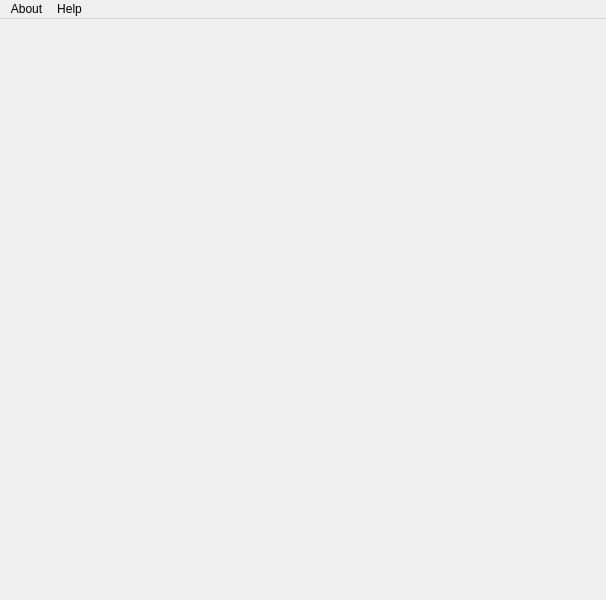
<?xml version="1.0" encoding="UTF-8"?>
<ui version="4.0">
 <class>MainWindow</class>
 <widget class="QMainWindow" name="MainWindow">
  <property name="geometry">
   <rect>
    <x>0</x>
    <y>0</y>
    <width>606</width>
    <height>600</height>
   </rect>
  </property>
  <property name="sizePolicy">
   <sizepolicy hsizetype="Expanding" vsizetype="Expanding">
    <horstretch>0</horstretch>
    <verstretch>0</verstretch>
   </sizepolicy>
  </property>
  <property name="minimumSize">
   <size>
    <width>606</width>
    <height>600</height>
   </size>
  </property>
  <property name="maximumSize">
   <size>
    <width>16777215</width>
    <height>16777215</height>
   </size>
  </property>
  <property name="windowTitle">
   <string>Music Downloader</string>
  </property>
  <widget class="QWidget" name="centralwidget"/>
  <widget class="QMenuBar" name="menubar">
   <property name="geometry">
    <rect>
     <x>0</x>
     <y>0</y>
     <width>606</width>
     <height>21</height>
    </rect>
   </property>
   <widget class="QMenu" name="menuAbout">
    <property name="title">
     <string>About</string>
    </property>
    <addaction name="actionAbout_Program"/>
    <addaction name="actionAbout_Author"/>
   </widget>
   <widget class="QMenu" name="menuHelp">
    <property name="title">
     <string>Help</string>
    </property>
    <addaction name="actionReport_a_Bug"/>
   </widget>
   <addaction name="menuAbout"/>
   <addaction name="menuHelp"/>
  </widget>
  <action name="actionNew">
   <property name="text">
    <string>New</string>
   </property>
  </action>
  <action name="actionOpen">
   <property name="text">
    <string>Open </string>
   </property>
  </action>
  <action name="actionSave">
   <property name="text">
    <string>Save </string>
   </property>
  </action>
  <action name="actionSave_AS">
   <property name="text">
    <string>Save AS</string>
   </property>
  </action>
  <action name="actionExit">
   <property name="text">
    <string>Exit</string>
   </property>
  </action>
  <action name="actionAbout_Program">
   <property name="text">
    <string>About Program</string>
   </property>
  </action>
  <action name="actionAbout_Author">
   <property name="text">
    <string>About Author</string>
   </property>
  </action>
  <action name="actionDocs">
   <property name="text">
    <string>Docs</string>
   </property>
  </action>
  <action name="actionTutorial">
   <property name="text">
    <string>Tutorial</string>
   </property>
  </action>
  <action name="actionReport_a_Bug">
   <property name="text">
    <string>Report a Bug</string>
   </property>
  </action>
 </widget>
 <resources/>
 <connections/>
</ui>
